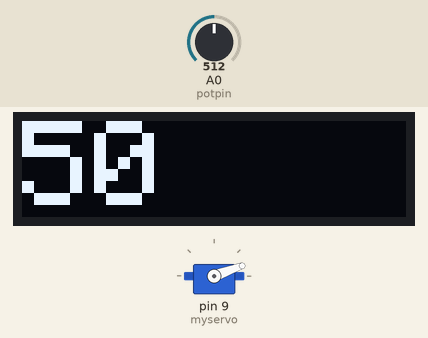
A program run on a simulated Arduino Uno, built with avr-gcc and run on an emulated ATmega328P. On the bench: servo, 128×32 one-colour display. The test bench sets the inputs (shaded band); at power-on: A0 (potpin) = 512. What the program prints to the serial monitor is not drawn.

Above: at 1.2 s.
1.3 s: A0 (potpin) set to 900
At 1.82 s:
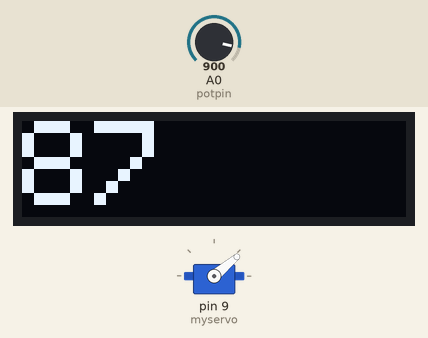
3.6 s: A0 (potpin) set to 716
At 4.4 s:
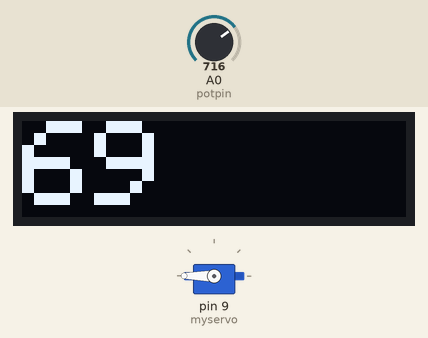
5.4 s: A0 (potpin) set to 170
At 7.0 s:
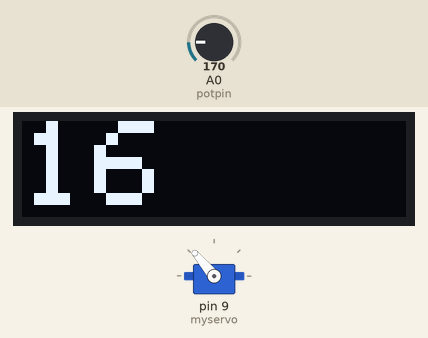
7.9 s: A0 (potpin) set to 1023
At 8.54 s:
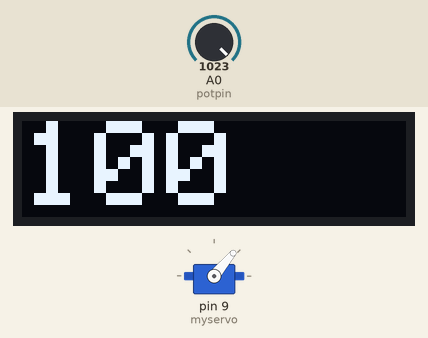
Timing chart, 0 to 10.8 s (numbered marks = the images above; inputs shaded):
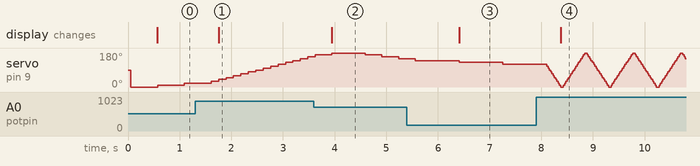

Measured:
- after the input at 1.3 s, the display: changes after 0.45 s (image 1)
- after the input at 3.6 s, the display: changes after 0.35 s (image 2)
- after the input at 5.4 s, the display: changes after 1.0 s (image 3)
- after the input at 7.9 s, the display: changes after 0.48 s (image 4)

The program:

main.cpp
```cpp
#include <Arduino.h>
#include <Servo.h>
#include <SPI.h>
#include <Wire.h>
#include <Adafruit_GFX.h>
#include <Adafruit_SSD1306.h>

/* Added Sweeping Comtraya!
Need to comment out one of the .cpp files in order to work */

#define SCREEN_WIDTH 128 // OLED display width, in pixels
#define SCREEN_HEIGHT 32 // OLED display height, in pixels

// Declaration for an SSD1306 display connected to I2C (SDA, SCL pins)
// The pins for I2C are defined by the Wire-library.
// On an arduino UNO:       A4(SDA), A5(SCL)
// On an arduino MEGA 2560: 20(SDA), 21(SCL)
// On an arduino LEONARDO:   2(SDA),  3(SCL), ...
#define OLED_RESET -1       // Reset pin # (or -1 if sharing Arduino reset pin)
#define SCREEN_ADDRESS 0x3C ///< See datasheet for Address; 0x3D for 128x64, 0x3C for 128x32
Adafruit_SSD1306 display(SCREEN_WIDTH, SCREEN_HEIGHT, &Wire, OLED_RESET);

int textSize = 4;

Servo myservo; // create servo object to control a servo
// twelve servo objects can be created on most boards

int pos = 0;    // variable to store the servo position
int potpin = 0; // analog pin used to connect the potentiometer
int val;        // variable to read the value from the analog pin

int inverseSpeed = 0;

int getInverseSpeed()
{
  val = analogRead(potpin); // reads the value of the potentiometer (value between 0 and 1023)
  inverseSpeed = map(val, 0, 1023, 1000, 10);
  return inverseSpeed;
}

void displayPowerLevel()
{
  int powerLevel = map(val, 0, 1023, 0, 100);
  Serial.println(powerLevel);
  display.clearDisplay();
  display.setTextSize(textSize);
  display.setCursor(0, 0);
  display.print(powerLevel);
  display.display();
}

void setup()
{
  Serial.begin(9600);
  Serial.println("This firmware was uploaded from " + String(UPLOAD_PORT));
  Serial.println("At " + String(UPLOAD_SPEED) + " baud.");
  Serial.println("Monitor speed was " + String(MONITOR_SPEED) + " baud.");
  myservo.attach(9); // attaches the servo on pin 9 to the servo object
    if(!display.begin(SSD1306_SWITCHCAPVCC, SCREEN_ADDRESS)) {
    Serial.println(F("SSD1306 allocation failed"));
    for(;;); // Don't proceed, loop forever
  }
  display.setTextSize(textSize);
  display.setTextColor(WHITE);
  display.setTextWrap(false);
}

void loop()
{
  for (pos = 0; pos <= 180; pos += 10)
  { // goes from 0 degrees to 180 degrees
    // in steps of 1 degree
    myservo.write(pos);       // tell servo to go to position in variable 'pos'
    delay(getInverseSpeed()); // waits 15ms for the servo to reach the position
    displayPowerLevel();
  }
  Serial.println("DoneLEFT");
  for (pos = 180; pos >= 0; pos -= 10)
  {                           // goes from 180 degrees to 0 degrees
    myservo.write(pos);       // tell servo to go to position in variable 'pos'
    delay(getInverseSpeed()); // waits 15ms for the servo to reach the position
    displayPowerLevel();
  }
  Serial.println("DoneRIGHT");
}
```
